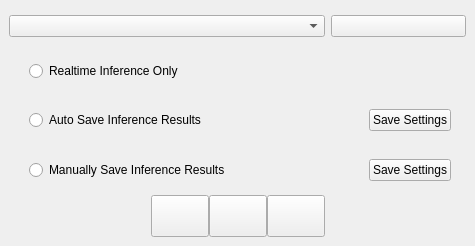
                  <widget class="QWidget" name="Cam_Page">
                   <layout class="QVBoxLayout" name="verticalLayout_8">
                    <property name="spacing">
                     <number>0</number>
                    </property>
                    <property name="leftMargin">
                     <number>0</number>
                    </property>
                    <property name="topMargin">
                     <number>0</number>
                    </property>
                    <property name="rightMargin">
                     <number>0</number>
                    </property>
                    <property name="bottomMargin">
                     <number>0</number>
                    </property>
                    <item>
                     <widget class="QWidget" name="Cam_Select" native="true">
                      <property name="sizePolicy">
                       <sizepolicy hsizetype="Preferred" vsizetype="Preferred">
                        <horstretch>0</horstretch>
                        <verstretch>1</verstretch>
                       </sizepolicy>
                      </property>
                      <layout class="QHBoxLayout" name="horizontalLayout_5">
                       <property name="spacing">
                        <number>6</number>
                       </property>
                       <property name="topMargin">
                        <number>15</number>
                       </property>
                       <property name="bottomMargin">
                        <number>15</number>
                       </property>
                       <item>
                        <widget class="QComboBox" name="com_cam_input_select">
                         <property name="sizePolicy">
                          <sizepolicy hsizetype="Preferred" vsizetype="Preferred">
                           <horstretch>7</horstretch>
                           <verstretch>0</verstretch>
                          </sizepolicy>
                         </property>
                        </widget>
                       </item>
                       <item>
                        <widget class="QPushButton" name="btn_cam_select">
                         <property name="sizePolicy">
                          <sizepolicy hsizetype="Minimum" vsizetype="Preferred">
                           <horstretch>3</horstretch>
                           <verstretch>0</verstretch>
                          </sizepolicy>
                         </property>
                         <property name="text">
                          <string/>
                         </property>
                        </widget>
                       </item>
                      </layout>
                     </widget>
                    </item>
                    <item>
                     <widget class="QWidget" name="Cam_Option" native="true">
                      <property name="sizePolicy">
                       <sizepolicy hsizetype="Preferred" vsizetype="Preferred">
                        <horstretch>0</horstretch>
                        <verstretch>1</verstretch>
                       </sizepolicy>
                      </property>
                      <layout class="QVBoxLayout" name="verticalLayout_14">
                       <property name="spacing">
                        <number>10</number>
                       </property>
                       <property name="leftMargin">
                        <number>20</number>
                       </property>
                       <property name="topMargin">
                        <number>0</number>
                       </property>
                       <property name="rightMargin">
                        <number>15</number>
                       </property>
                       <property name="bottomMargin">
                        <number>0</number>
                       </property>
                       <item>
                        <widget class="QWidget" name="Realtime_Mode" native="true">
                         <layout class="QHBoxLayout" name="horizontalLayout_23">
                          <property name="spacing">
                           <number>6</number>
                          </property>
                          <property name="leftMargin">
                           <number>9</number>
                          </property>
                          <property name="topMargin">
                           <number>9</number>
                          </property>
                          <property name="rightMargin">
                           <number>9</number>
                          </property>
                          <property name="bottomMargin">
                           <number>9</number>
                          </property>
                          <item>
                           <widget class="QRadioButton" name="rad_cam_rtmode">
                            <property name="text">
                             <string>Realtime Inference Only</string>
                            </property>
                           </widget>
                          </item>
                         </layout>
                        </widget>
                       </item>
                       <item>
                        <widget class="QWidget" name="Auto_Save" native="true">
                         <layout class="QHBoxLayout" name="horizontalLayout_15">
                          <item>
                           <widget class="QRadioButton" name="rad_cam_autosave">
                            <property name="sizePolicy">
                             <sizepolicy hsizetype="Preferred" vsizetype="Fixed">
                              <horstretch>2</horstretch>
                              <verstretch>0</verstretch>
                             </sizepolicy>
                            </property>
                            <property name="text">
                             <string>Auto Save Inference Results</string>
                            </property>
                           </widget>
                          </item>
                          <item>
                           <widget class="QPushButton" name="btn_cam_save_settings">
                            <property name="text">
                             <string>Save Settings</string>
                            </property>
                           </widget>
                          </item>
                         </layout>
                        </widget>
                       </item>
                       <item>
                        <widget class="QWidget" name="Manual_Save" native="true">
                         <layout class="QHBoxLayout" name="horizontalLayout_6">
                          <item>
                           <widget class="QRadioButton" name="rad_man_save">
                            <property name="sizePolicy">
                             <sizepolicy hsizetype="Preferred" vsizetype="Fixed">
                              <horstretch>2</horstretch>
                              <verstretch>0</verstretch>
                             </sizepolicy>
                            </property>
                            <property name="text">
                             <string>Manually Save Inference Results</string>
                            </property>
                           </widget>
                          </item>
                          <item>
                           <widget class="QPushButton" name="btn_man_save_settings">
                            <property name="text">
                             <string>Save Settings</string>
                            </property>
                           </widget>
                          </item>
                         </layout>
                        </widget>
                       </item>
                      </layout>
                     </widget>
                    </item>
                    <item>
                     <widget class="QWidget" name="Cam_Control" native="true">
                      <property name="sizePolicy">
                       <sizepolicy hsizetype="Preferred" vsizetype="Preferred">
                        <horstretch>0</horstretch>
                        <verstretch>1</verstretch>
                       </sizepolicy>
                      </property>
                      <layout class="QHBoxLayout" name="horizontalLayout_7" stretch="20,1,1,1,20">
                       <property name="spacing">
                        <number>0</number>
                       </property>
                       <property name="leftMargin">
                        <number>0</number>
                       </property>
                       <property name="topMargin">
                        <number>5</number>
                       </property>
                       <property name="rightMargin">
                        <number>0</number>
                       </property>
                       <property name="bottomMargin">
                        <number>9</number>
                       </property>
                       <item>
                        <spacer name="spa_cam_control_left">
                         <property name="orientation">
                          <enum>Qt::Horizontal</enum>
                         </property>
                         <property name="sizeHint" stdset="0">
                          <size>
                           <width>151</width>
                           <height>20</height>
                          </size>
                         </property>
                        </spacer>
                       </item>
                       <item>
                        <widget class="QPushButton" name="btn_cam_play">
                         <property name="sizePolicy">
                          <sizepolicy hsizetype="Fixed" vsizetype="Fixed">
                           <horstretch>0</horstretch>
                           <verstretch>0</verstretch>
                          </sizepolicy>
                         </property>
                         <property name="minimumSize">
                          <size>
                           <width>58</width>
                           <height>42</height>
                          </size>
                         </property>
                         <property name="baseSize">
                          <size>
                           <width>0</width>
                           <height>0</height>
                          </size>
                         </property>
                         <property name="text">
                          <string/>
                         </property>
                        </widget>
                       </item>
                       <item>
                        <widget class="QPushButton" name="btn_cam_pause">
                         <property name="sizePolicy">
                          <sizepolicy hsizetype="Fixed" vsizetype="Fixed">
                           <horstretch>0</horstretch>
                           <verstretch>0</verstretch>
                          </sizepolicy>
                         </property>
                         <property name="minimumSize">
                          <size>
                           <width>58</width>
                           <height>42</height>
                          </size>
                         </property>
                         <property name="text">
                          <string/>
                         </property>
                        </widget>
                       </item>
                       <item>
                        <widget class="QPushButton" name="btn_cam_stop">
                         <property name="sizePolicy">
                          <sizepolicy hsizetype="Fixed" vsizetype="Fixed">
                           <horstretch>0</horstretch>
                           <verstretch>0</verstretch>
                          </sizepolicy>
                         </property>
                         <property name="minimumSize">
                          <size>
                           <width>58</width>
                           <height>42</height>
                          </size>
                         </property>
                         <property name="text">
                          <string/>
                         </property>
                        </widget>
                       </item>
                       <item>
                        <spacer name="spa_cam_control_right">
                         <property name="orientation">
                          <enum>Qt::Horizontal</enum>
                         </property>
                         <property name="sizeHint" stdset="0">
                          <size>
                           <width>150</width>
                           <height>20</height>
                          </size>
                         </property>
                        </spacer>
                       </item>
                      </layout>
                     </widget>
                    </item>
                   </layout>
                  </widget>
